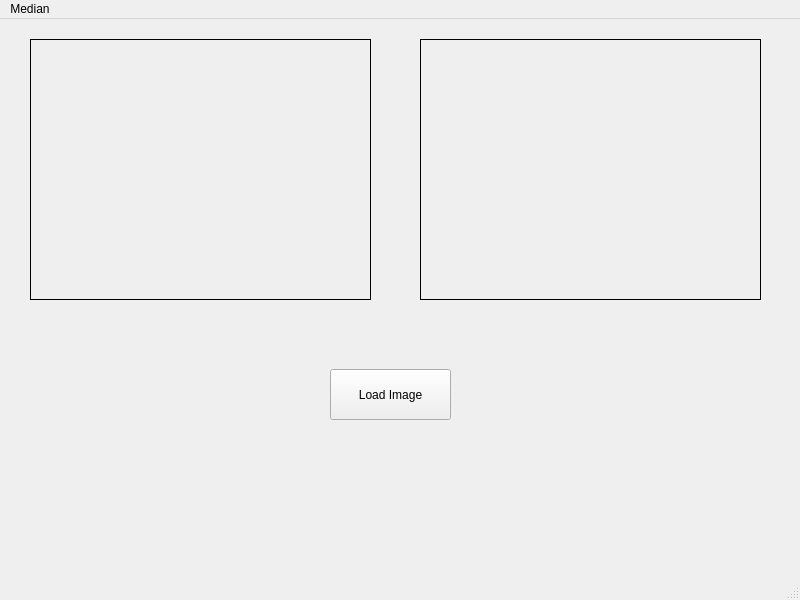
<?xml version="1.0" encoding="UTF-8"?>
<ui version="4.0">
 <class>MainWindow</class>
 <widget class="QMainWindow" name="MainWindow">
  <property name="geometry">
   <rect>
    <x>0</x>
    <y>0</y>
    <width>800</width>
    <height>600</height>
   </rect>
  </property>
  <property name="windowTitle">
   <string>MainWindow</string>
  </property>
  <widget class="QWidget" name="centralwidget">
   <widget class="QLabel" name="imgLabel">
    <property name="geometry">
     <rect>
      <x>30</x>
      <y>20</y>
      <width>341</width>
      <height>261</height>
     </rect>
    </property>
    <property name="frameShape">
     <enum>QFrame::Box</enum>
    </property>
    <property name="text">
     <string/>
    </property>
   </widget>
   <widget class="QPushButton" name="loadButton">
    <property name="geometry">
     <rect>
      <x>330</x>
      <y>350</y>
      <width>121</width>
      <height>51</height>
     </rect>
    </property>
    <property name="text">
     <string>Load Image</string>
    </property>
   </widget>
   <widget class="QLabel" name="hasilLabel">
    <property name="geometry">
     <rect>
      <x>420</x>
      <y>20</y>
      <width>341</width>
      <height>261</height>
     </rect>
    </property>
    <property name="frameShape">
     <enum>QFrame::Box</enum>
    </property>
    <property name="text">
     <string/>
    </property>
   </widget>
   <zorder>loadButton</zorder>
   <zorder>imgLabel</zorder>
   <zorder>hasilLabel</zorder>
  </widget>
  <widget class="QMenuBar" name="menubar">
   <property name="geometry">
    <rect>
     <x>0</x>
     <y>0</y>
     <width>800</width>
     <height>26</height>
    </rect>
   </property>
   <widget class="QMenu" name="menuFiltering">
    <property name="title">
     <string>Median</string>
    </property>
    <addaction name="actionMedian"/>
   </widget>
   <addaction name="menuFiltering"/>
  </widget>
  <widget class="QStatusBar" name="statusbar"/>
  <action name="actionOperasi_Pencerahan">
   <property name="text">
    <string>Operasi Pencerahan</string>
   </property>
  </action>
  <action name="actionSimple_Contrast">
   <property name="text">
    <string>Simple_Contrast</string>
   </property>
  </action>
  <action name="actionContrast_Stretching">
   <property name="text">
    <string>Contrast_Stretching</string>
   </property>
  </action>
  <action name="actionNegative_Image">
   <property name="text">
    <string>Negative_Image</string>
   </property>
  </action>
  <action name="actionBiner_Image">
   <property name="text">
    <string>Biner_Image</string>
   </property>
  </action>
  <action name="actionHistogram_Grayscale">
   <property name="text">
    <string>Histogram Grayscale</string>
   </property>
  </action>
  <action name="actionHistogram_RGB">
   <property name="text">
    <string>Histogram RGB</string>
   </property>
  </action>
  <action name="actionHistogram_Equalization">
   <property name="text">
    <string>Histogram Equalization</string>
   </property>
  </action>
  <action name="actionTranslasi">
   <property name="text">
    <string>Translasi</string>
   </property>
  </action>
  <action name="action90_Derajat">
   <property name="text">
    <string>90 Derajat</string>
   </property>
  </action>
  <action name="action_45_Derajat">
   <property name="text">
    <string>-45 Derajat</string>
   </property>
  </action>
  <action name="action45_Derajat">
   <property name="text">
    <string>45 Derajat</string>
   </property>
  </action>
  <action name="action_90_Derajat">
   <property name="text">
    <string>-90 Derajat</string>
   </property>
  </action>
  <action name="action180_Derajat">
   <property name="text">
    <string>180 Derajat</string>
   </property>
  </action>
  <action name="actionZoom_In_2x">
   <property name="text">
    <string>Zoom In 2x</string>
   </property>
  </action>
  <action name="actionZoom_In_3x">
   <property name="text">
    <string>Zoom In 3x</string>
   </property>
  </action>
  <action name="actionZoom_In_4x">
   <property name="text">
    <string>Zoom In 4x</string>
   </property>
  </action>
  <action name="actionZoom_Out_2x">
   <property name="text">
    <string>Zoom Out 2x</string>
   </property>
  </action>
  <action name="actionZoom_Out_3x">
   <property name="text">
    <string>Zoom Ouut 3x</string>
   </property>
  </action>
  <action name="actionZoom_Out_4x">
   <property name="text">
    <string>Zoom Out 4x</string>
   </property>
  </action>
  <action name="actionCrop">
   <property name="text">
    <string>Crop</string>
   </property>
  </action>
  <action name="actionTambah_dan_Kurang">
   <property name="text">
    <string>Tambah dan Kurang</string>
   </property>
  </action>
  <action name="actionOperasi_AND">
   <property name="text">
    <string>Operasi AND</string>
   </property>
  </action>
  <action name="actionOperasi_OR">
   <property name="text">
    <string>Operasi OR</string>
   </property>
  </action>
  <action name="actionOperasi_XOR">
   <property name="text">
    <string>Operasi XOR</string>
   </property>
  </action>
  <action name="actionFilteringA">
   <property name="text">
    <string>FilteringA</string>
   </property>
  </action>
  <action name="actionFilteringB">
   <property name="text">
    <string>FilteringB</string>
   </property>
  </action>
  <action name="actionmean1">
   <property name="text">
    <string>mean1</string>
   </property>
  </action>
  <action name="actionmean2">
   <property name="text">
    <string>mean2</string>
   </property>
  </action>
  <action name="actionGaussian">
   <property name="text">
    <string>Gaussian</string>
   </property>
  </action>
  <action name="actionsharp1">
   <property name="text">
    <string>sharp1</string>
   </property>
  </action>
  <action name="actionsharp2">
   <property name="text">
    <string>sharp2</string>
   </property>
  </action>
  <action name="actionsharp3">
   <property name="text">
    <string>sharp3</string>
   </property>
  </action>
  <action name="actionsharp4">
   <property name="text">
    <string>sharp4</string>
   </property>
  </action>
  <action name="actionsharp5">
   <property name="text">
    <string>sharp5</string>
   </property>
  </action>
  <action name="actionsharp6">
   <property name="text">
    <string>sharp6</string>
   </property>
  </action>
  <action name="actionMedian">
   <property name="text">
    <string>Median</string>
   </property>
  </action>
  <action name="action">
   <property name="text">
    <string>.</string>
   </property>
  </action>
 </widget>
 <resources/>
 <connections/>
</ui>
